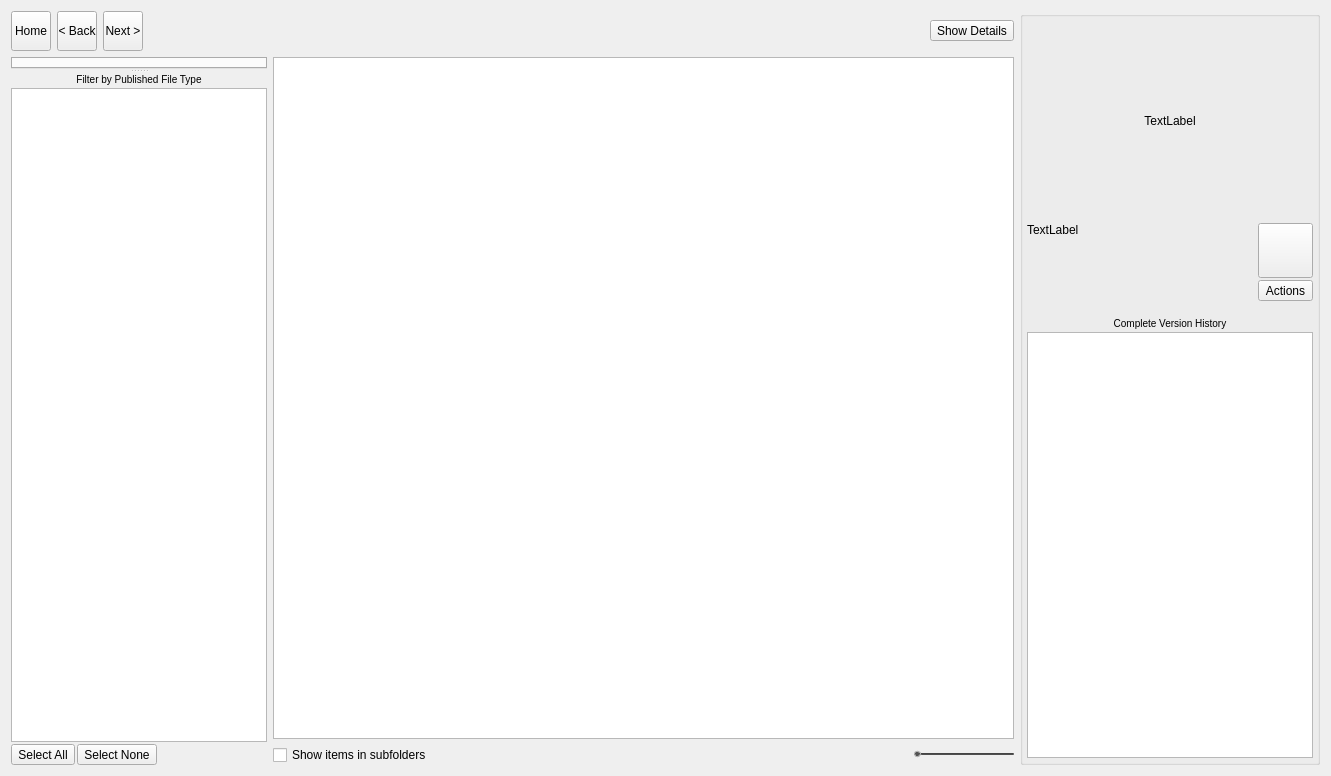
<?xml version="1.0" encoding="UTF-8"?>
<ui version="4.0">
 <class>Dialog</class>
 <widget class="QDialog" name="Dialog">
  <property name="geometry">
   <rect>
    <x>0</x>
    <y>0</y>
    <width>1331</width>
    <height>776</height>
   </rect>
  </property>
  <property name="windowTitle">
   <string>Load items into your scene</string>
  </property>
  <layout class="QHBoxLayout" name="horizontalLayout_3">
   <item>
    <layout class="QVBoxLayout" name="left_side">
     <item>
      <layout class="QHBoxLayout" name="top_toolbar">
       <item>
        <widget class="QToolButton" name="navigation_home">
         <property name="minimumSize">
          <size>
           <width>40</width>
           <height>40</height>
          </size>
         </property>
         <property name="maximumSize">
          <size>
           <width>40</width>
           <height>40</height>
          </size>
         </property>
         <property name="toolTip">
          <string>Clicking the &lt;i&gt;home button&lt;/i&gt; will take you to the location that best matches your current work area.</string>
         </property>
         <property name="text">
          <string>Home</string>
         </property>
         <property name="icon">
          <iconset resource="resources.qrc">
           <normaloff>:/res/home.png</normaloff>:/res/home.png</iconset>
         </property>
        </widget>
       </item>
       <item>
        <widget class="QToolButton" name="navigation_prev">
         <property name="minimumSize">
          <size>
           <width>40</width>
           <height>40</height>
          </size>
         </property>
         <property name="maximumSize">
          <size>
           <width>40</width>
           <height>40</height>
          </size>
         </property>
         <property name="toolTip">
          <string>&lt;i&gt;Go back&lt;/i&gt; in the folder history.</string>
         </property>
         <property name="text">
          <string>&lt; Back</string>
         </property>
         <property name="icon">
          <iconset resource="resources.qrc">
           <normaloff>:/res/arrow_back.png</normaloff>:/res/arrow_back.png</iconset>
         </property>
        </widget>
       </item>
       <item>
        <widget class="QToolButton" name="navigation_next">
         <property name="minimumSize">
          <size>
           <width>40</width>
           <height>40</height>
          </size>
         </property>
         <property name="maximumSize">
          <size>
           <width>40</width>
           <height>40</height>
          </size>
         </property>
         <property name="toolTip">
          <string>&lt;i&gt;Go forward&lt;/i&gt; in the folder history.</string>
         </property>
         <property name="text">
          <string>Next &gt;</string>
         </property>
         <property name="icon">
          <iconset resource="resources.qrc">
           <normaloff>:/res/arrow_forward.png</normaloff>:/res/arrow_forward.png</iconset>
         </property>
        </widget>
       </item>
       <item>
        <widget class="QLabel" name="label">
         <property name="text">
          <string/>
         </property>
        </widget>
       </item>
      </layout>
     </item>
     <item>
      <widget class="QSplitter" name="left_side_splitter">
       <property name="orientation">
        <enum>Qt::Vertical</enum>
       </property>
       <widget class="QWidget" name="layoutWidget">
        <layout class="QVBoxLayout" name="verticalLayout">
         <item>
          <widget class="QTabWidget" name="entity_preset_tabs">
           <property name="toolTip">
            <string>This area shows &lt;i&gt;Shotgun objects&lt;/i&gt; such as Shots or Assets, grouped into sections. You can use this tree as a way of navigating your Shotgun data. Selecting an item will show all the various publishes and sub folders that belong to this item in the main UI section.</string>
           </property>
           <property name="currentIndex">
            <number>-1</number>
           </property>
          </widget>
         </item>
        </layout>
       </widget>
       <widget class="QWidget" name="layoutWidget">
        <layout class="QVBoxLayout" name="verticalLayout_2">
         <property name="spacing">
          <number>2</number>
         </property>
         <item>
          <widget class="QLabel" name="label_4">
           <property name="text">
            <string>&lt;small&gt;Filter by Published File Type&lt;/small&gt;</string>
           </property>
           <property name="alignment">
            <set>Qt::AlignCenter</set>
           </property>
          </widget>
         </item>
         <item>
          <widget class="QListView" name="publish_type_list">
           <property name="minimumSize">
            <size>
             <width>0</width>
             <height>100</height>
            </size>
           </property>
           <property name="toolTip">
            <string>This list shows all the relevant &lt;i&gt;publish types&lt;/i&gt; for your current selection. By ticking and unticking items in this list, publishes in the main view will be shown or hidden. You can see a summary count next to each publish type, showing how many items of that sort are matching your current selection.</string>
           </property>
           <property name="styleSheet">
            <string notr="true">QListView::item {
    border-top: 1px dotted #888888;
    padding: 5px;
 }</string>
           </property>
           <property name="editTriggers">
            <set>QAbstractItemView::NoEditTriggers</set>
           </property>
           <property name="showDropIndicator" stdset="0">
            <bool>false</bool>
           </property>
           <property name="selectionMode">
            <enum>QAbstractItemView::NoSelection</enum>
           </property>
           <property name="uniformItemSizes">
            <bool>true</bool>
           </property>
          </widget>
         </item>
         <item>
          <layout class="QHBoxLayout" name="horizontalLayout_6">
           <property name="spacing">
            <number>2</number>
           </property>
           <item>
            <widget class="QToolButton" name="check_all">
             <property name="toolTip">
              <string>Clicking the &lt;b&gt;All&lt;/b&gt; button will tick all the boxes in the list of type filters. After clicking, you will see all publishes when browsing, including publishes are not compatible with this application (for example you may see Nuke scripts when you are browsing inside Maya). Publishes that can be used in the current application will have an actions menu when they are selected, non-supported pubishes won't.</string>
             </property>
             <property name="text">
              <string>Select All</string>
             </property>
            </widget>
           </item>
           <item>
            <widget class="QToolButton" name="check_none">
             <property name="toolTip">
              <string>Clicking the &lt;b&gt;None&lt;/b&gt; button will untick all check boxes in the list except the Folders button.</string>
             </property>
             <property name="text">
              <string>Select None</string>
             </property>
            </widget>
           </item>
           <item>
            <widget class="QLabel" name="label_3">
             <property name="text">
              <string/>
             </property>
             <property name="alignment">
              <set>Qt::AlignRight|Qt::AlignTrailing|Qt::AlignVCenter</set>
             </property>
            </widget>
           </item>
          </layout>
         </item>
        </layout>
        <zorder>publish_type_list</zorder>
        <zorder>label_4</zorder>
       </widget>
      </widget>
     </item>
    </layout>
   </item>
   <item>
    <layout class="QVBoxLayout" name="middle_area">
     <item>
      <layout class="QHBoxLayout" name="horizontalLayout_2">
       <item>
        <widget class="QLabel" name="entity_breadcrumbs">
         <property name="minimumSize">
          <size>
           <width>0</width>
           <height>40</height>
          </size>
         </property>
         <property name="toolTip">
          <string>This &lt;i&gt;breadcrubs listing&lt;/i&gt; shows your currently selected Shotgun location.</string>
         </property>
         <property name="text">
          <string/>
         </property>
        </widget>
       </item>
       <item>
        <spacer name="horizontalSpacer_5">
         <property name="orientation">
          <enum>Qt::Horizontal</enum>
         </property>
         <property name="sizeHint" stdset="0">
          <size>
           <width>40</width>
           <height>20</height>
          </size>
         </property>
        </spacer>
       </item>
       <item>
        <widget class="QToolButton" name="info">
         <property name="toolTip">
          <string>Use this button to &lt;i&gt;toggle details on and off&lt;/i&gt;. The details section will show you detailed information about the current selection in the main area of the UI. If you have selected a publish in the main UI, it will also show you the complete history for that publish and you can easily access older versions.</string>
         </property>
         <property name="text">
          <string>Show Details</string>
         </property>
        </widget>
       </item>
      </layout>
     </item>
     <item>
      <widget class="QListView" name="publish_view">
       <property name="styleSheet">
        <string notr="true"/>
       </property>
       <property name="editTriggers">
        <set>QAbstractItemView::NoEditTriggers</set>
       </property>
       <property name="movement">
        <enum>QListView::Static</enum>
       </property>
       <property name="resizeMode">
        <enum>QListView::Adjust</enum>
       </property>
       <property name="layoutMode">
        <enum>QListView::Batched</enum>
       </property>
       <property name="spacing">
        <number>5</number>
       </property>
       <property name="viewMode">
        <enum>QListView::IconMode</enum>
       </property>
       <property name="uniformItemSizes">
        <bool>true</bool>
       </property>
       <property name="wordWrap">
        <bool>true</bool>
       </property>
      </widget>
     </item>
     <item>
      <layout class="QHBoxLayout" name="horizontalLayout_4">
       <item>
        <widget class="QCheckBox" name="show_sub_items">
         <property name="toolTip">
          <string>Checking this option enables the &lt;i&gt;subfolder mode&lt;/i&gt;. This mode will show you all items in all subfolders of your current selection. For example, if you select a sequence, you will see all the publishes for all shots in that sequence. You will also see the individual Shot folders. (If you only want to see the publishes and not the folders, just untick the folders item in the type filter list.)</string>
         </property>
         <property name="text">
          <string>Show items in subfolders</string>
         </property>
        </widget>
       </item>
       <item>
        <spacer name="horizontalSpacer_3">
         <property name="orientation">
          <enum>Qt::Horizontal</enum>
         </property>
         <property name="sizeHint" stdset="0">
          <size>
           <width>128</width>
           <height>20</height>
          </size>
         </property>
        </spacer>
       </item>
       <item>
        <widget class="QLabel" name="label_2">
         <property name="text">
          <string/>
         </property>
         <property name="pixmap">
          <pixmap resource="resources.qrc">:/res/search.png</pixmap>
         </property>
        </widget>
       </item>
       <item>
        <widget class="QSlider" name="thumb_scale">
         <property name="minimumSize">
          <size>
           <width>100</width>
           <height>0</height>
          </size>
         </property>
         <property name="maximumSize">
          <size>
           <width>100</width>
           <height>16777215</height>
          </size>
         </property>
         <property name="toolTip">
          <string>Use this handle to &lt;i&gt;adjust the size&lt;/i&gt; of the thumbnails that are shown in the main area.</string>
         </property>
         <property name="styleSheet">
          <string notr="true">QSlider::groove:horizontal {
     /*border: 1px solid #999999; */
     height: 2px; /* the groove expands to the size of the slider by default. by giving it a height, it has a fixed size */
     background: qlineargradient(x1:0, y1:0, x2:0, y2:1, stop:0 #3F3F3F, stop:1 #545454);
     margin: 2px 0;
     border-radius: 1px;
 }

 QSlider::handle:horizontal {
     background: #545454;
     border: 1px solid #B6B6B6;
     width: 5px;
     margin: -2px 0; /* handle is placed by default on the contents rect of the groove. Expand outside the groove */
     border-radius: 3px;
 }
</string>
         </property>
         <property name="minimum">
          <number>70</number>
         </property>
         <property name="maximum">
          <number>250</number>
         </property>
         <property name="value">
          <number>70</number>
         </property>
         <property name="sliderPosition">
          <number>70</number>
         </property>
         <property name="orientation">
          <enum>Qt::Horizontal</enum>
         </property>
         <property name="invertedAppearance">
          <bool>false</bool>
         </property>
         <property name="invertedControls">
          <bool>false</bool>
         </property>
        </widget>
       </item>
      </layout>
     </item>
    </layout>
   </item>
   <item>
    <widget class="QGroupBox" name="details">
     <property name="minimumSize">
      <size>
       <width>300</width>
       <height>0</height>
      </size>
     </property>
     <property name="maximumSize">
      <size>
       <width>300</width>
       <height>16777215</height>
      </size>
     </property>
     <property name="title">
      <string/>
     </property>
     <layout class="QVBoxLayout" name="verticalLayout_3">
      <property name="spacing">
       <number>2</number>
      </property>
      <property name="margin">
       <number>4</number>
      </property>
      <item>
       <layout class="QHBoxLayout" name="horizontalLayout">
        <item>
         <spacer name="horizontalSpacer">
          <property name="orientation">
           <enum>Qt::Horizontal</enum>
          </property>
          <property name="sizeHint" stdset="0">
           <size>
            <width>40</width>
            <height>20</height>
           </size>
          </property>
         </spacer>
        </item>
        <item>
         <widget class="QLabel" name="details_image">
          <property name="sizePolicy">
           <sizepolicy hsizetype="Fixed" vsizetype="Fixed">
            <horstretch>0</horstretch>
            <verstretch>0</verstretch>
           </sizepolicy>
          </property>
          <property name="minimumSize">
           <size>
            <width>256</width>
            <height>200</height>
           </size>
          </property>
          <property name="maximumSize">
           <size>
            <width>256</width>
            <height>200</height>
           </size>
          </property>
          <property name="text">
           <string>TextLabel</string>
          </property>
          <property name="scaledContents">
           <bool>true</bool>
          </property>
          <property name="alignment">
           <set>Qt::AlignCenter</set>
          </property>
         </widget>
        </item>
        <item>
         <spacer name="horizontalSpacer_4">
          <property name="orientation">
           <enum>Qt::Horizontal</enum>
          </property>
          <property name="sizeHint" stdset="0">
           <size>
            <width>40</width>
            <height>20</height>
           </size>
          </property>
         </spacer>
        </item>
       </layout>
      </item>
      <item>
       <layout class="QHBoxLayout" name="horizontalLayout_5">
        <item>
         <widget class="QLabel" name="details_header">
          <property name="text">
           <string>TextLabel</string>
          </property>
          <property name="alignment">
           <set>Qt::AlignLeading|Qt::AlignLeft|Qt::AlignTop</set>
          </property>
          <property name="wordWrap">
           <bool>true</bool>
          </property>
         </widget>
        </item>
        <item>
         <spacer name="horizontalSpacer_2">
          <property name="orientation">
           <enum>Qt::Horizontal</enum>
          </property>
          <property name="sizeHint" stdset="0">
           <size>
            <width>40</width>
            <height>20</height>
           </size>
          </property>
         </spacer>
        </item>
        <item>
         <layout class="QVBoxLayout" name="verticalLayout_4">
          <item>
           <widget class="QToolButton" name="detail_playback_btn">
            <property name="minimumSize">
             <size>
              <width>55</width>
              <height>55</height>
             </size>
            </property>
            <property name="maximumSize">
             <size>
              <width>55</width>
              <height>55</height>
             </size>
            </property>
            <property name="toolTip">
             <string>The most recent published version has some playable media associated. Click this button to launch the Shotgun &lt;b&gt;Screening Room&lt;/b&gt; web player to see the review version and any notes and comments that have been submitted.</string>
            </property>
            <property name="text">
             <string/>
            </property>
            <property name="icon">
             <iconset resource="resources.qrc">
              <normaloff>:/res/play_icon.png</normaloff>:/res/play_icon.png</iconset>
            </property>
            <property name="iconSize">
             <size>
              <width>40</width>
              <height>40</height>
             </size>
            </property>
            <property name="toolButtonStyle">
             <enum>Qt::ToolButtonTextBesideIcon</enum>
            </property>
           </widget>
          </item>
          <item>
           <widget class="QToolButton" name="detail_actions_btn">
            <property name="minimumSize">
             <size>
              <width>55</width>
              <height>0</height>
             </size>
            </property>
            <property name="maximumSize">
             <size>
              <width>55</width>
              <height>16777215</height>
             </size>
            </property>
            <property name="text">
             <string>Actions</string>
            </property>
            <property name="popupMode">
             <enum>QToolButton::InstantPopup</enum>
            </property>
            <property name="toolButtonStyle">
             <enum>Qt::ToolButtonTextOnly</enum>
            </property>
           </widget>
          </item>
         </layout>
        </item>
       </layout>
      </item>
      <item>
       <widget class="QLabel" name="version_history_label">
        <property name="sizePolicy">
         <sizepolicy hsizetype="Preferred" vsizetype="Maximum">
          <horstretch>0</horstretch>
          <verstretch>0</verstretch>
         </sizepolicy>
        </property>
        <property name="styleSheet">
         <string notr="true">QLabel { padding-top: 14px}</string>
        </property>
        <property name="text">
         <string>&lt;small&gt;Complete Version History&lt;/small&gt;</string>
        </property>
        <property name="alignment">
         <set>Qt::AlignCenter</set>
        </property>
        <property name="wordWrap">
         <bool>true</bool>
        </property>
       </widget>
      </item>
      <item>
       <widget class="QListView" name="history_view">
        <property name="toolTip">
         <string>If you select a publish in the main view, this list shows &lt;i&gt;the complete history for that publish&lt;/i&gt;, who created each publish, the description and the publish date. If you select an item, an action menu will appear, allowing you to load historical versions into your scene.</string>
        </property>
        <property name="verticalScrollMode">
         <enum>QAbstractItemView::ScrollPerPixel</enum>
        </property>
        <property name="horizontalScrollMode">
         <enum>QAbstractItemView::ScrollPerPixel</enum>
        </property>
        <property name="uniformItemSizes">
         <bool>true</bool>
        </property>
       </widget>
      </item>
     </layout>
    </widget>
   </item>
  </layout>
 </widget>
 <tabstops>
  <tabstop>navigation_home</tabstop>
  <tabstop>navigation_prev</tabstop>
  <tabstop>navigation_next</tabstop>
  <tabstop>entity_preset_tabs</tabstop>
  <tabstop>publish_type_list</tabstop>
  <tabstop>publish_view</tabstop>
  <tabstop>show_sub_items</tabstop>
  <tabstop>thumb_scale</tabstop>
  <tabstop>history_view</tabstop>
 </tabstops>
 <resources>
  <include location="resources.qrc"/>
 </resources>
 <connections/>
</ui>
